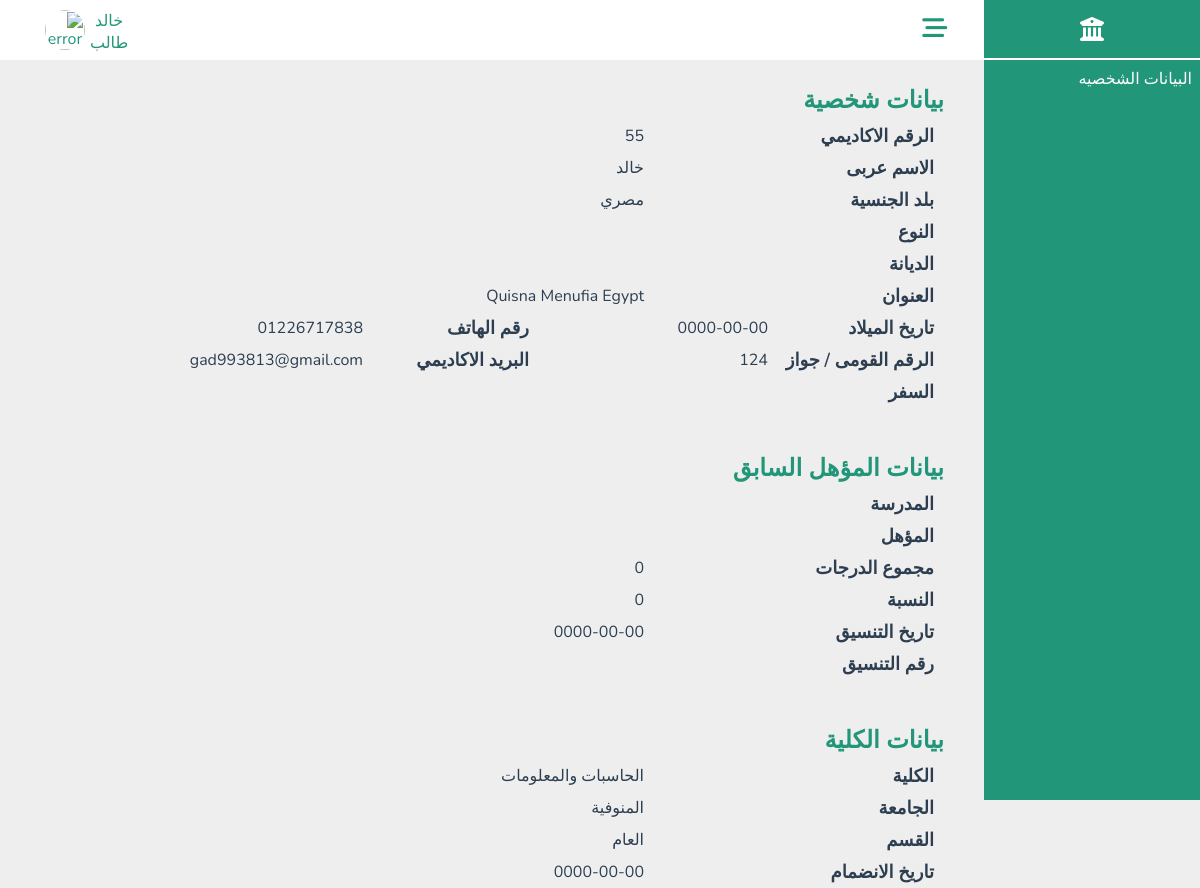
Page /Students/Student_info.php (signed in) on the committed database.
### tables this page shows
CREATE TABLE `student` (
  `St_ID` int(30) NOT NULL,
  `Password` varchar(100) NOT NULL,
  `Image` varchar(100) NOT NULL DEFAULT 'profile.jpg',
  `Full_Name` varchar(100) DEFAULT NULL,
  `Gender` varchar(100) DEFAULT NULL,
  `Nationality` varchar(100) DEFAULT 'مصري',
  `Religion` varchar(100) DEFAULT NULL,
  `Address` varchar(100) DEFAULT NULL,
  `Date_Birth` date DEFAULT NULL,
  `National_ID` varchar(30) DEFAULT NULL,
  `Phone_Number` varchar(30) DEFAULT NULL,
  `Academic_Email` varchar(100) DEFAULT NULL,
  `School` varchar(100) DEFAULT NULL,
  `Qualification` varchar(100) DEFAULT 'ثانوي عام',
  `Total_Degree` double DEFAULT NULL,
  `Average` float DEFAULT NULL,
  `Date_Coordination` date DEFAULT NULL,
  `Number_Coordination` varchar(100) DEFAULT NULL,
  `Faculty` varchar(100) DEFAULT 'الحاسبات والمعلومات',
  `University` varchar(100) DEFAULT 'المنوفيه',
  `Department` varchar(100) DEFAULT 'عام',
  `Joining_Date` date DEFAULT NULL,
  `Job` varchar(100) NOT NULL DEFAULT 'طالب'
);

### Students/Student_info.php (the view, shortened to what this page needs)
<?php
include_once("../DataBase/database.php");
if($con){
$ID=$_SESSION['student_id'];
$sql=$con->query("SELECT * FROM `student` WHERE St_ID='$ID'");
$data=$sql->fetch(PDO::FETCH_ASSOC);
}
?>
<html lang="en">
<head>
    <link rel="stylesheet" href="../CssComponent/all.min.css">
    <link rel="stylesheet" href="../CssComponent/Info.css">
    <link rel="stylesheet" href="../CssComponent/Dashboard.css">
</head>
<body>
<?php include_once("../Components/NavBar.php"); ?>
 <section  class="section">
 <?php   include_once("../Components/Dashboard.php") ?>
    <div class="container ">
        <div class="personal_info">
            <h3>بيانات شخصية</h3>
            <ul>
                <li>
                    <b>الرقم الاكاديمي </b>
                    <p id="St_ID"><?php echo $data['St_ID'] ?></p>
                </li>
                <li>
                    <b>الاسم عربى</b>
                    <p id="Full_Name"><?php echo $data['Full_Name'] ?></p>
                </li>
                <li>
                    <b>بلد الجنسية</b>
                    <p id="Nationality"><?php echo $data['Nationality'] ?></p>
                </li>
                <li>
                    <b>النوع</b>
                    <p id="Gender"><?php echo $data['Religion'] ?></p>
                </li>
                <li>
                    <b>الديانة</b>
                    <p id="Religion"><?php echo $data['Religion'] ?></p>
                </li>
                <li>
                    <b>العنوان</b>
                    <p id="Address"><?php echo $data['Address'] ?></p>
                </li>
                <li>
                    <b>تاريخ الميلاد</b>
                    <p id="Date_of_Birth"><?php echo $data['Date_Birth'] ?></p>
                    <b>رقم الهاتف</b>
                    <p id="Phone_Number"><?php echo $data['Phone_Number'] ?></p>
                </li>
                <li>
                    <b>الرقم القومى / جواز السفر </b>
                    <p id="National_ID"><?php echo $data['National_ID'] ?></p>
                    <b>البريد الاكاديمي</b>
                    <p id="Academic_Email"><?php echo $data['Academic_Email'] ?></p>
                </li>
            </ul>
        </div>
        <div class="prev_qualification_info">
            <h3>بيانات المؤهل السابق</h3>
            <ul>
                <li>
                    <b>المدرسة</b>
                    <p id="School"><?php echo $data['School'] ?></p>
                </li>
                <li>
                    <b>المؤهل</b>
                    <p id="Qualification"><?php echo $data['Qualification'] ?></p>
                </li>
                <li>
                    <b>مجموع الدرجات</b>
                    <p id="Total_Degree"><?php echo $data['Total_Degree'] ?></p>
                </li>
                <li>
                    <b>النسبة</b>
                    <p id="Average"><?php echo $data['Average'] ?></p>
                </li>
                <li>
                    <b>تاريخ التنسيق</b>
                    <p id="Date_of_Coordination"><?php echo $data['Date_Coordination'] ?></p>
                </li>
                <li>
                    <b>رقم التنسيق</b>
                    <p id="Number_of_Coordination"><?php echo $data['Number_Coordination'] ?></p>
            </ul>
        </div>
        <div class="Faculty_info">
            <h3>بيانات الكلية</h3>
            <ul>
                <li>
                    <b>الكلية</b>
                    <p id="Faculty"><?php echo $data['Faculty'] ?></p>
                </li>
                <li>
                    <b>الجامعة</b>
                    <p id="University"><?php echo $data['University'] ?></p>
                </li>
                <li>
                    <b>القسم</b>
                    <p id="Department"><?php echo $data['Department'] ?></p>
                </li>
                <li>
                    <b>تاريخ الانضمام</b>
                    <p id="Joining_Date"><?php echo $data['Joining_Date'] ?></p>
                </li>
            </ul>
        </div>
    </div>
    </section>
</body>
</html>

### Components/NavBar.php (shortened to what this page needs)
<?php
include_once("../DataBase/database.php");
if ($con) {
   if (isset($_SESSION['admin_id'])) {
      $admin_id = $_SESSION['admin_id'];
      $q = $con->query("SELECT * FROM `admin` WHERE Ad_ID='$admin_id'");
      $d = $q->fetch(PDO::FETCH_ASSOC);
      $imgPath = "../Admins/images/";
      $profile = "../Admins/Admin_Info.php";
   } elseif (isset($_SESSION['doctor_id'])) {
      $doctor_id = $_SESSION['doctor_id'];
      $q = $con->query("SELECT * FROM `doctor` WHERE Dr_ID='$doctor_id'");
      $d = $q->fetch(PDO::FETCH_ASSOC);
      $imgPath = "../Doctors/images/";
      $profile = "../Doctors/Doctor_info.php";
   } elseif (isset($_SESSION['student_id'])) {
      $student_id = $_SESSION['student_id'];
      $q = $con->query("SELECT * FROM `student` WHERE St_ID='$student_id'");
      $d = $q->fetch(PDO::FETCH_ASSOC);
      $imgPath = "../Students/images/";
   }
   $full_name = $d['Full_Name'];
   $job = $d['Job'];
   $img = $imgPath . $d['Image'];
}
?>
<div class="nav-bar1">
   <div class="icon">
      <i class="fa-solid fa-bars-staggered"></i>
   </div>
   <div class="profile">
      <div class="user">
         <p class="username"><?php echo  $full_name ?></p>
         <p class="job"><?php echo $job ?></p>
      </div>
      <div class="img">
         <img src=<?php echo $img ?> alt="error" height="30px" width="30px">
      </div>
   </div>
</div>

### CssComponent/Info.css (style rules this page uses)
* { padding: 0; margin: 0; box-sizing: border-box; direction: rtl; font-family: 'Nunito', sans-serif; }
body { background-color: var(--ligth-background); }
ul { list-style: none; }
.section { width:100%; height:100vh; display:flex; flex-direction:row; }
.container { width:calc(80% - 70px); padding: 30px 40px; display: flex; flex-direction:column; margin-top: 50px; }
.container h3 { line-height: 40px; color: var(--main-color); font-size: 24px; }
.container ul li { display: flex; color: var(--black-color); line-height: 32px; }
.container ul li b { padding-right: 10px; font-weight:600; font-size: 18px; width: 300px; color:var(--light-blue); }
.container ul li p { font-weight: 400; font-size: 16px; width: 400px; }

### CssComponent/Dashboard.css (style rules this page uses)
:root { --main-color: #229678; --red-color: #e74c3c; --orangen-color: #f39c12; --white-color: #fff; --black-color: #2c3e50; --ligth-color: #888; --ligth-background: #eee; --main-border: 1pxsolid rgba(0, 0, 0, 0.2); --main-trantision: 0.2s linear; --linear: #229678; }
* { font-family: "Nunito", sans-serif; margin: 0; padding: 0; box-sizing: border-box; outline: none; border: none; text-decoration: none; direction: rtl !important; }
body { background-color: var(--ligth-background) !important; }
.nav-bar1 { height: 60px; width: 82%; background-color: white; display: flex; justify-content: space-between; align-items: center; position: fixed; left: 0px; top: 0px; z-index: 1000; text-align: center; }
.nav-bar1 .profile { height: 100%; padding: 10px; cursor: pointer; color: var(--main-color); }
.nav-bar1 .icon { height: 100%; cursor: pointer; width: 10%; }
.nav-bar1 .icon i { line-height: 55px; font-size: 25px; cursor: pointer; color: var(--main-color); }
.nav-bar1 .profile { display: inline-flex; margin-left: 35px; position: relative; cursor: pointer; }
.nav-bar1 .profile .user { margin-left: 5px; }
.nav-bar1 .profile .user p { margin: 0 !important; }
.img > img { height: 100%; width: 100%; border-radius: 50%; }

### rows in the picture
student: Full_Name "خالد", Job "طالب", St_ID "55", Nationality "مصري", Address "Quisna Menufia Egypt", Date_Birth "0000-00-00", Phone_Number "01226717838", National_ID "124", Academic_Email "gad993813@gmail.com", Total_Degree "0", Average "0", Date_Coordination "0000-00-00", Faculty "الحاسبات والمعلومات", University "المنوفية", Department "العام", Joining_Date "0000-00-00"
